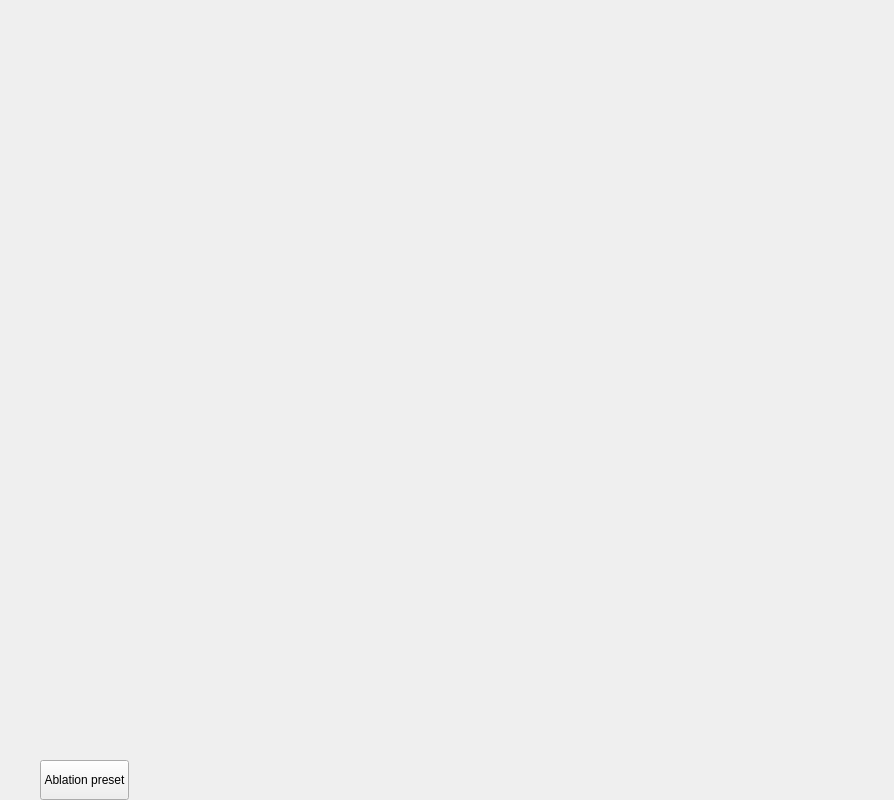
<?xml version="1.0" encoding="UTF-8"?>
<ui version="4.0">
 <class>RfAblationContent</class>
 <widget class="QWidget" name="RfAblationContent">
  <property name="geometry">
   <rect>
    <x>0</x>
    <y>0</y>
    <width>894</width>
    <height>800</height>
   </rect>
  </property>
  <property name="minimumSize">
   <size>
    <width>0</width>
    <height>0</height>
   </size>
  </property>
  <property name="maximumSize">
   <size>
    <width>16777215</width>
    <height>16777215</height>
   </size>
  </property>
  <property name="windowTitle">
   <string>Form</string>
  </property>
  <layout class="QGridLayout" name="gridLayout" rowstretch="770,30">
   <property name="leftMargin">
    <number>0</number>
   </property>
   <property name="topMargin">
    <number>0</number>
   </property>
   <property name="rightMargin">
    <number>0</number>
   </property>
   <property name="bottomMargin">
    <number>0</number>
   </property>
   <item row="1" column="0">
    <layout class="QHBoxLayout" name="horizontalLayout">
     <property name="sizeConstraint">
      <enum>QLayout::SetMaximumSize</enum>
     </property>
     <property name="leftMargin">
      <number>40</number>
     </property>
     <property name="rightMargin">
      <number>80</number>
     </property>
     <item>
      <widget class="QPushButton" name="btnAblationPreset">
       <property name="maximumSize">
        <size>
         <width>16777215</width>
         <height>40</height>
        </size>
       </property>
       <property name="text">
        <string>Ablation preset</string>
       </property>
      </widget>
     </item>
     <item>
      <spacer name="horizontalSpacer">
       <property name="orientation">
        <enum>Qt::Horizontal</enum>
       </property>
       <property name="sizeHint" stdset="0">
        <size>
         <width>40</width>
         <height>20</height>
        </size>
       </property>
      </spacer>
     </item>
     <item>
      <widget class="RFActionbar" name="widget_2" native="true">
       <property name="minimumSize">
        <size>
         <width>480</width>
         <height>40</height>
        </size>
       </property>
       <property name="maximumSize">
        <size>
         <width>480</width>
         <height>40</height>
        </size>
       </property>
      </widget>
     </item>
    </layout>
   </item>
   <item row="0" column="0">
    <widget class="QStackedWidget" name="RFAblationwidget">
     <property name="minimumSize">
      <size>
       <width>200</width>
       <height>200</height>
      </size>
     </property>
     <widget class="QWidget" name="widgetPage1" native="true"/>
    </widget>
   </item>
  </layout>
 </widget>
 <customwidgets>
  <customwidget>
   <class>RFActionbar</class>
   <extends>QWidget</extends>
   <header>../toolbar/RFActionbar/rfactionbar.h</header>
   <container>1</container>
  </customwidget>
 </customwidgets>
 <resources/>
 <connections/>
</ui>
